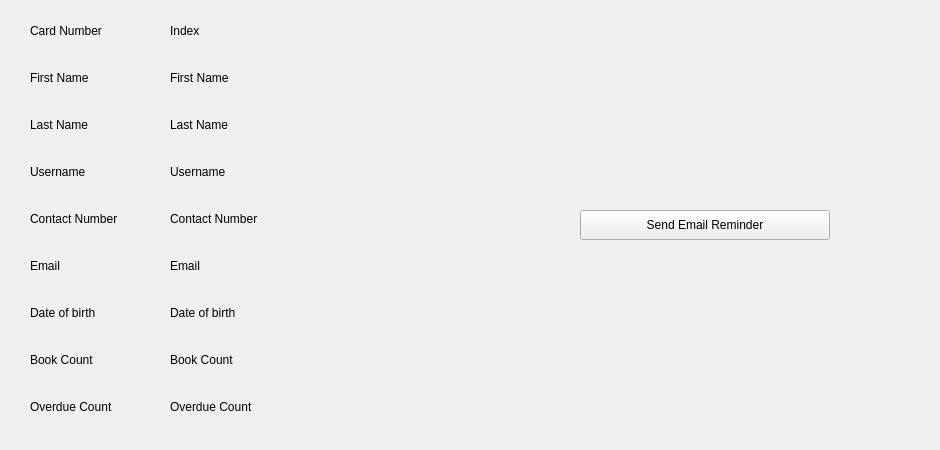
<?xml version="1.0" encoding="UTF-8"?>
<ui version="4.0">
 <class>ViewMember</class>
 <widget class="QWidget" name="ViewMember">
  <property name="geometry">
   <rect>
    <x>0</x>
    <y>0</y>
    <width>940</width>
    <height>450</height>
   </rect>
  </property>
  <property name="minimumSize">
   <size>
    <width>940</width>
    <height>450</height>
   </size>
  </property>
  <property name="windowTitle">
   <string>Form</string>
  </property>
  <widget class="QWidget" name="layoutWidget">
   <property name="geometry">
    <rect>
     <x>170</x>
     <y>10</y>
     <width>391</width>
     <height>421</height>
    </rect>
   </property>
   <layout class="QVBoxLayout" name="verticalLayout_2">
    <property name="spacing">
     <number>6</number>
    </property>
    <item>
     <widget class="QLabel" name="indexLabel">
      <property name="maximumSize">
       <size>
        <width>16777215</width>
        <height>40</height>
       </size>
      </property>
      <property name="text">
       <string>Index</string>
      </property>
     </widget>
    </item>
    <item>
     <widget class="QLabel" name="firstnameLabel">
      <property name="maximumSize">
       <size>
        <width>16777215</width>
        <height>40</height>
       </size>
      </property>
      <property name="text">
       <string>First Name</string>
      </property>
     </widget>
    </item>
    <item>
     <widget class="QLabel" name="lastnameLabel">
      <property name="maximumSize">
       <size>
        <width>16777215</width>
        <height>40</height>
       </size>
      </property>
      <property name="text">
       <string>Last Name</string>
      </property>
     </widget>
    </item>
    <item>
     <widget class="QLabel" name="usernameLabel">
      <property name="maximumSize">
       <size>
        <width>16777215</width>
        <height>40</height>
       </size>
      </property>
      <property name="text">
       <string>Username</string>
      </property>
     </widget>
    </item>
    <item>
     <widget class="QLabel" name="contactLabel">
      <property name="maximumSize">
       <size>
        <width>16777215</width>
        <height>40</height>
       </size>
      </property>
      <property name="text">
       <string>Contact Number</string>
      </property>
     </widget>
    </item>
    <item>
     <widget class="QLabel" name="emailLabel">
      <property name="maximumSize">
       <size>
        <width>16777215</width>
        <height>40</height>
       </size>
      </property>
      <property name="text">
       <string>Email</string>
      </property>
     </widget>
    </item>
    <item>
     <widget class="QLabel" name="dobLabel">
      <property name="maximumSize">
       <size>
        <width>16777215</width>
        <height>40</height>
       </size>
      </property>
      <property name="text">
       <string>Date of birth</string>
      </property>
     </widget>
    </item>
    <item>
     <widget class="QLabel" name="bcountLabel">
      <property name="maximumSize">
       <size>
        <width>16777215</width>
        <height>40</height>
       </size>
      </property>
      <property name="text">
       <string>Book Count</string>
      </property>
     </widget>
    </item>
    <item>
     <widget class="QLabel" name="ocountLabel">
      <property name="maximumSize">
       <size>
        <width>16777215</width>
        <height>40</height>
       </size>
      </property>
      <property name="text">
       <string>Overdue Count</string>
      </property>
     </widget>
    </item>
   </layout>
  </widget>
  <widget class="QPushButton" name="pushButton">
   <property name="geometry">
    <rect>
     <x>580</x>
     <y>210</y>
     <width>250</width>
     <height>30</height>
    </rect>
   </property>
   <property name="cursor">
    <cursorShape>PointingHandCursor</cursorShape>
   </property>
   <property name="text">
    <string>Send Email Reminder</string>
   </property>
  </widget>
  <widget class="QWidget" name="labels" native="true">
   <property name="geometry">
    <rect>
     <x>30</x>
     <y>10</y>
     <width>141</width>
     <height>421</height>
    </rect>
   </property>
   <layout class="QVBoxLayout" name="verticalLayout">
    <property name="spacing">
     <number>6</number>
    </property>
    <property name="leftMargin">
     <number>0</number>
    </property>
    <property name="topMargin">
     <number>0</number>
    </property>
    <property name="rightMargin">
     <number>0</number>
    </property>
    <property name="bottomMargin">
     <number>0</number>
    </property>
    <item>
     <widget class="QLabel" name="label_3">
      <property name="minimumSize">
       <size>
        <width>0</width>
        <height>40</height>
       </size>
      </property>
      <property name="maximumSize">
       <size>
        <width>16777215</width>
        <height>40</height>
       </size>
      </property>
      <property name="text">
       <string>Card Number</string>
      </property>
     </widget>
    </item>
    <item>
     <widget class="QLabel" name="label">
      <property name="minimumSize">
       <size>
        <width>0</width>
        <height>40</height>
       </size>
      </property>
      <property name="maximumSize">
       <size>
        <width>16777215</width>
        <height>40</height>
       </size>
      </property>
      <property name="text">
       <string>First Name</string>
      </property>
     </widget>
    </item>
    <item>
     <widget class="QLabel" name="label_2">
      <property name="minimumSize">
       <size>
        <width>0</width>
        <height>40</height>
       </size>
      </property>
      <property name="maximumSize">
       <size>
        <width>16777215</width>
        <height>40</height>
       </size>
      </property>
      <property name="text">
       <string>Last Name</string>
      </property>
     </widget>
    </item>
    <item>
     <widget class="QLabel" name="label_4">
      <property name="minimumSize">
       <size>
        <width>0</width>
        <height>40</height>
       </size>
      </property>
      <property name="maximumSize">
       <size>
        <width>16777215</width>
        <height>40</height>
       </size>
      </property>
      <property name="text">
       <string>Username</string>
      </property>
     </widget>
    </item>
    <item>
     <widget class="QLabel" name="label_6">
      <property name="minimumSize">
       <size>
        <width>0</width>
        <height>40</height>
       </size>
      </property>
      <property name="maximumSize">
       <size>
        <width>16777215</width>
        <height>40</height>
       </size>
      </property>
      <property name="text">
       <string>Contact Number</string>
      </property>
     </widget>
    </item>
    <item>
     <widget class="QLabel" name="label_5">
      <property name="minimumSize">
       <size>
        <width>0</width>
        <height>40</height>
       </size>
      </property>
      <property name="maximumSize">
       <size>
        <width>16777215</width>
        <height>40</height>
       </size>
      </property>
      <property name="text">
       <string>Email</string>
      </property>
     </widget>
    </item>
    <item>
     <widget class="QLabel" name="label_7">
      <property name="minimumSize">
       <size>
        <width>0</width>
        <height>40</height>
       </size>
      </property>
      <property name="maximumSize">
       <size>
        <width>16777215</width>
        <height>40</height>
       </size>
      </property>
      <property name="text">
       <string>Date of birth</string>
      </property>
     </widget>
    </item>
    <item>
     <widget class="QLabel" name="label_8">
      <property name="minimumSize">
       <size>
        <width>0</width>
        <height>40</height>
       </size>
      </property>
      <property name="maximumSize">
       <size>
        <width>16777215</width>
        <height>40</height>
       </size>
      </property>
      <property name="text">
       <string>Book Count</string>
      </property>
     </widget>
    </item>
    <item>
     <widget class="QLabel" name="label_9">
      <property name="minimumSize">
       <size>
        <width>0</width>
        <height>40</height>
       </size>
      </property>
      <property name="maximumSize">
       <size>
        <width>16777215</width>
        <height>40</height>
       </size>
      </property>
      <property name="text">
       <string>Overdue Count</string>
      </property>
     </widget>
    </item>
   </layout>
  </widget>
 </widget>
 <resources/>
 <connections/>
</ui>
